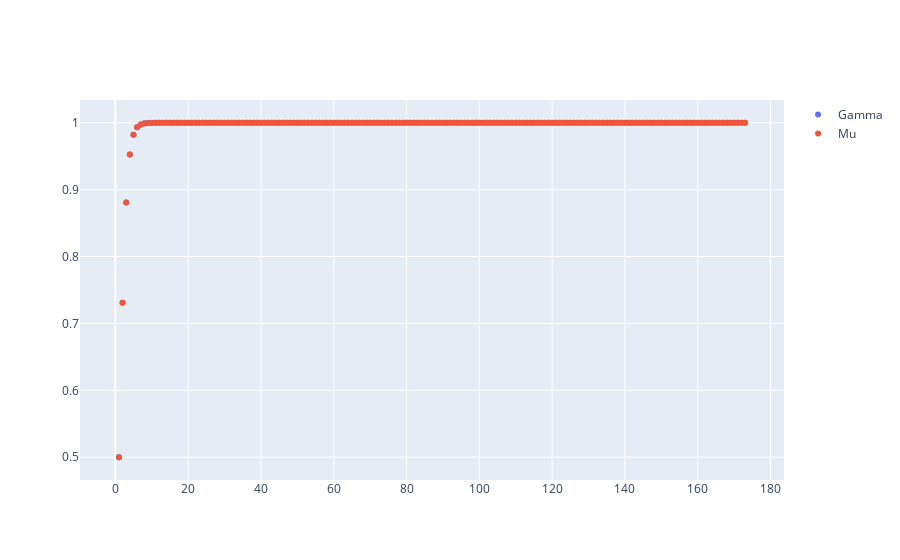

Here is the notebook cell this chart was saved with:
### Code cell
fig = go.Figure()
fig.add_trace(go.Scatter(x=tspan, y=logistic(tspan, result.params['gammaC_0'].value, result.params['gammaa_0'].value, result.params['gammab_0'].value), mode='markers', name='Gamma', line = dict(dash='dot')))
fig.add_trace(go.Scatter(x=tspan, y=logistic(tspan, result.params['muC_0'].value, result.params['mua_0'].value, result.params['mub_0'].value), mode='markers', name='Mu', line = dict(dash='dot')))
fig.show()

### Figure 1 — Plotly figure (JSON) as saved in the notebook; plotly's stock layout.template omitted (floating-point values rounded to 4 significant figures; data arrays with more than 128 entries replaced by an {"elided": "..."} marker saying what was removed)
{"data": [{"line": {"dash": "dot"}, "mode": "markers", "name": "Gamma", "type": "scatter", "x": {"elided": "173 int values"}, "y": {"elided": "173 float values"}}, {"line": {"dash": "dot"}, "mode": "markers", "name": "Mu", "type": "scatter", "x": {"elided": "173 int values"}, "y": {"elided": "173 float values"}}], "layout": {"autosize": true, "xaxis": {"autorange": true, "range": [-9.269, 183.3], "type": "linear"}, "yaxis": {"autorange": true, "range": [0.4633, 1.037], "type": "linear"}}}
